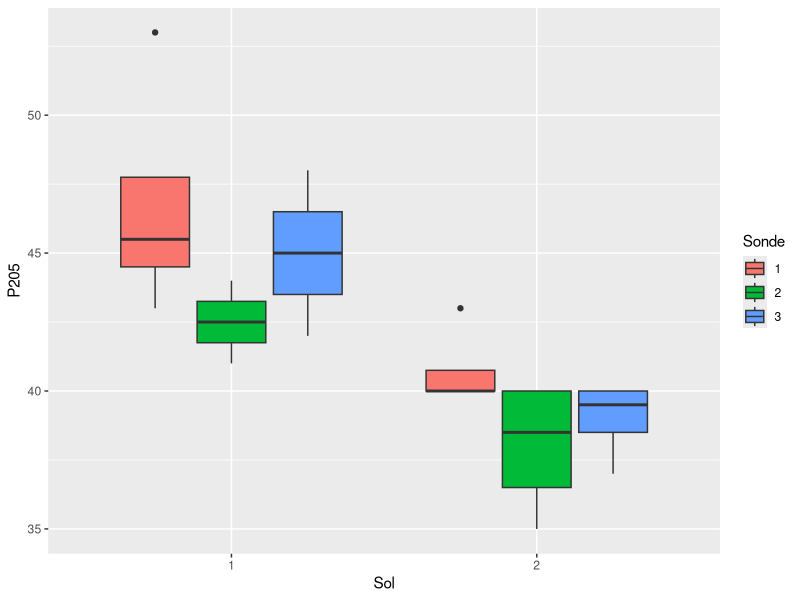
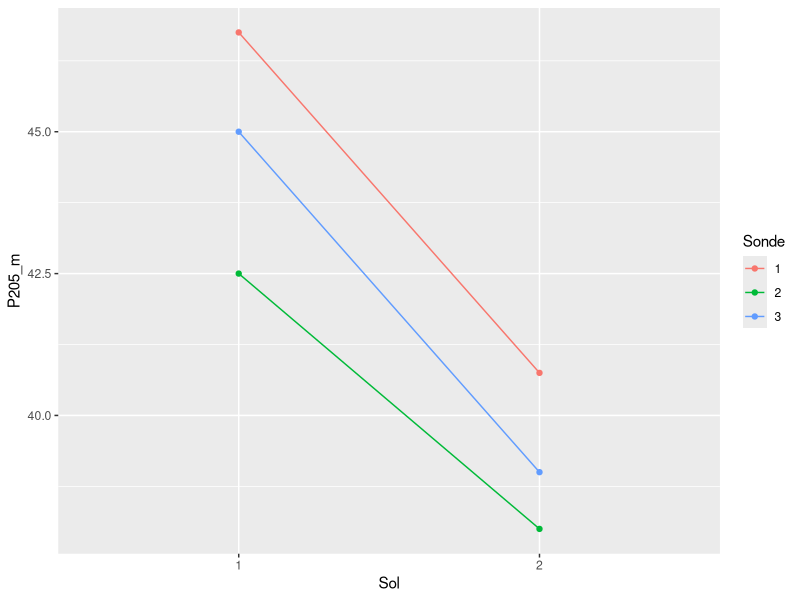
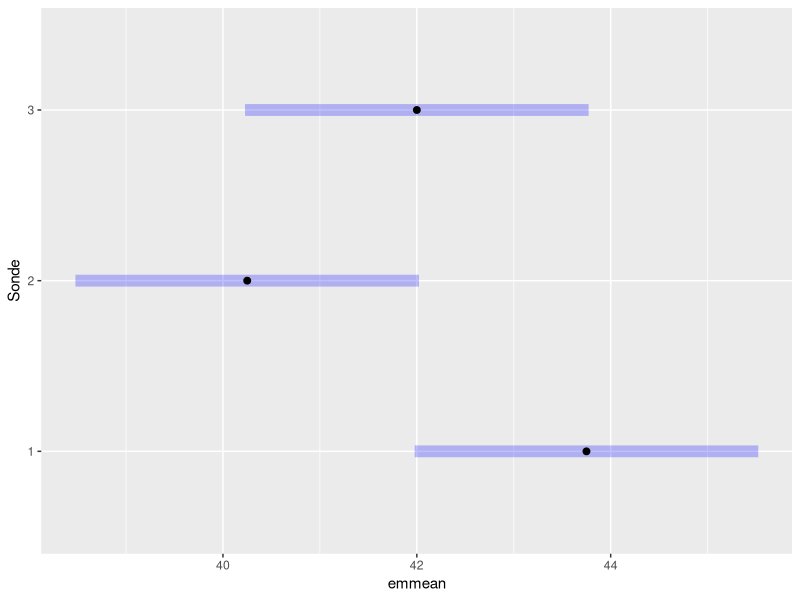

Reproduce these figures in R, in order.
## ---- chunk 1
knitr::opts_chunk$set(echo = FALSE, cache= TRUE, eval = TRUE, fig.show='hide', message = FALSE, warning = FALSE, results = 'hide' )
library(tidyverse)
library(kableExtra)
out_type <- knitr::opts_knit$get("rmarkdown.pandoc.to")
## ---- chunk 2
library(tidyverse)
dta <- read.table('sonde_sol.csv', sep = ";", header = TRUE) %>% 
   mutate(Sol = as.factor(Sol), Sonde = as.factor(Sonde))

dta %>% ggplot() + aes(x=Sol,y = P205, fill = Sonde) + geom_boxplot() 

## ---- chunk 3
dta %>% 
   group_by(Sonde, Sol) %>% 
   summarize(P205_m = mean(P205)) %>%
   ggplot() + aes(x=Sol, col = Sonde, y=P205_m) + geom_line(aes(group = Sonde)) + geom_point()
## ---- chunk 4
M0 <- lm(P205 ~ 1, data = dta)
Mcomp <- lm(P205 ~ Sol + Sonde + Sol:Sonde, data = dta)
anova(M0, Mcomp)
## ---- chunk 5
M12 <- lm(P205 ~ Sol + Sonde , data = dta)
anova(M12, Mcomp)
## ---- chunk 6
M1 <- lm(P205 ~ Sol  , data = dta)
anova(M1, M12)
## ---- chunk 7
#install.packages('car')
M2 <- lm(P205 ~ Sonde, data = dta)
anova(M2, M12)
## ---- chunk 8
library(emmeans)
compare_mean <- emmeans::emmeans(M12, ~ Sonde)
pairs(compare_mean, adjust="bonf")
plot(compare_mean)
